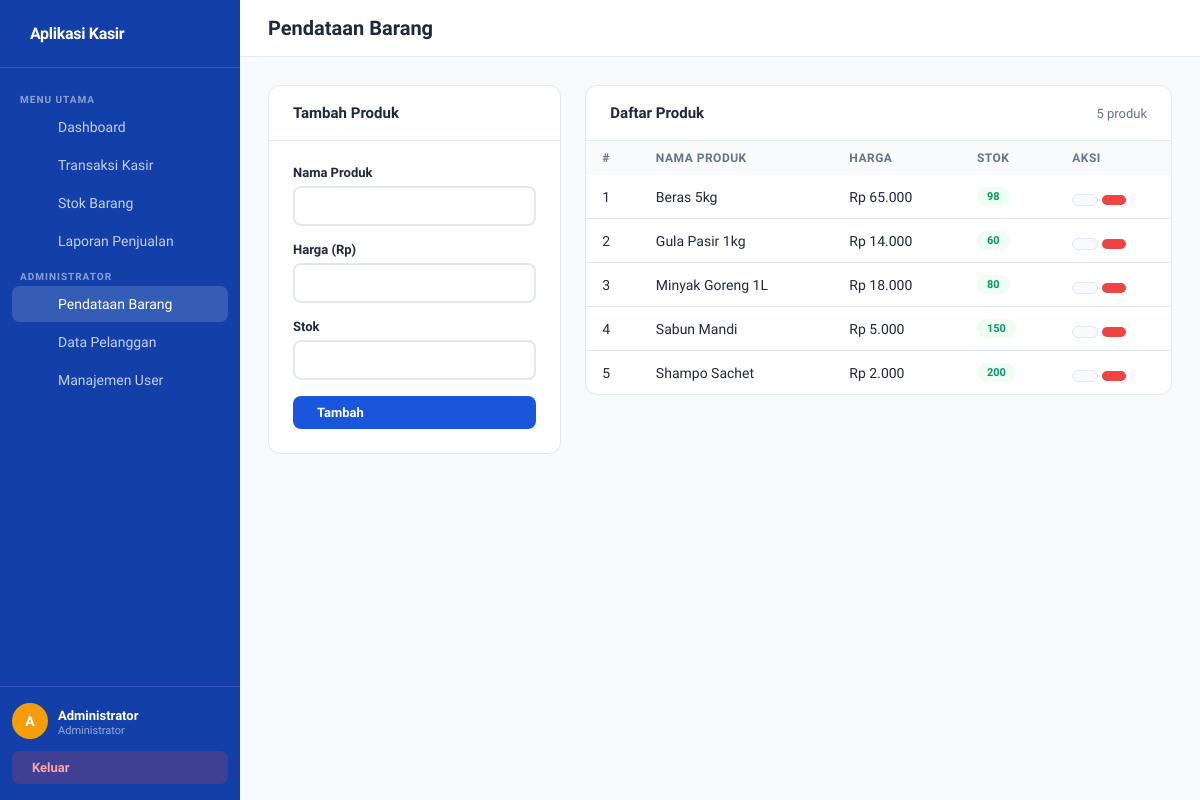
/pages/produk.php (signed in), run on the app's committed database.
### tables this page shows
CREATE TABLE `produk` (
  `ProdukID` int NOT NULL,
  `NamaProduk` varchar(255) NOT NULL,
  `Harga` decimal(10,2) NOT NULL DEFAULT '0.00',
  `Stok` int NOT NULL DEFAULT '0'
);

### config/database.php (called while the page is built, shortened)
<?php
class Database {
    private static $instance = null;
    private $conn;
    private function __construct() {
        $this->conn = new mysqli(DB_HOST, DB_USER, DB_PASS, DB_NAME);
        $this->conn->set_charset("utf8mb4");
    }
    public static function getInstance(): Database {
        if (!self::$instance) {
            self::$instance = new Database();
        }
        return self::$instance;
    }
    public function getConn(): mysqli {
        return $this->conn;
    }
}
?>

### classes/Produk.php (called while the page is built, shortened)
<?php
require_once __DIR__ . '/../config/database.php';
class Produk {
    private $conn;
    public function __construct() {
        $this->conn = Database::getInstance()->getConn();
    }
    public function getAll(): array {
        $result = $this->conn->query("SELECT * FROM produk ORDER BY NamaProduk");
        return $result->fetch_all(MYSQLI_ASSOC);
    }
}

### pages/produk.php (the view, shortened to what this page needs)
<?php
require_once '../classes/Produk.php';
$produkObj = new Produk();
$edit = null;
$list = $produkObj->getAll();
include '../includes/header.php';
?>
<div class="topbar"><h1><i class="ph-bold ph-tag"></i> Pendataan Barang</h1></div>
<div class="content">
<div style="display:grid;grid-template-columns:1fr 2fr;gap:24px;align-items:start">
  <div class="card">
    <div class="card-header"><h2><?= $edit ? '<i class="ph-bold ph-pencil-simple"></i> Edit Produk' : '<i class="ph-bold ph-plus"></i> Tambah Produk' ?></h2></div>
    <div class="card-body">
    <form method="POST">
      <div class="form-group">
        <label>Nama Produk</label>
        <input type="text" name="nama" class="form-control" required
               value="<?= htmlspecialchars($edit['NamaProduk'] ?? '') ?>">
      </div>
      <div class="form-group">
        <label>Harga (Rp)</label>
        <input type="number" name="harga" class="form-control" min="0" step="100" required
               value="<?= $edit['Harga'] ?? '' ?>">
      </div>
      <div class="form-group">
        <label>Stok</label>
        <input type="number" name="stok" class="form-control" min="0" required
               value="<?= $edit['Stok'] ?? '' ?>">
      </div>
      <?php if ($edit): ?>
        <button name="update" class="btn btn-primary" style="width:100%"><i class="ph-bold ph-floppy-disk"></i> Update</button>
        <a href="produk.php" class="btn btn-secondary" style="width:100%;margin-top:8px;text-align:center">Batal</a>
      <?php else: ?>
        <button name="simpan" class="btn btn-primary" style="width:100%"><i class="ph-bold ph-plus"></i> Tambah</button>
      <?php endif; ?>
    </form>
    </div>
  </div>
  <div class="card">
    <div class="card-header"><h2>Daftar Produk</h2>
      <span style="font-size:13px;color:var(--muted)"><?= count($list) ?> produk</span>
    </div>
    <table>
      <thead><tr><th>#</th><th>Nama Produk</th><th>Harga</th><th>Stok</th><th>Aksi</th></tr></thead>
      <tbody>
      <?php foreach ($list as $i => $p): ?>
        <tr>
          <td><?= $i+1 ?></td>
          <td><?= htmlspecialchars($p['NamaProduk']) ?></td>
          <td>Rp <?= number_format($p['Harga'],0,',','.') ?></td>
          <td><span class="badge <?= $p['Stok']<10?'badge-red':'badge-green' ?>"><?= $p['Stok'] ?></span></td>
          <td>
            <a href="?edit=<?= $p['ProdukID'] ?>" class="btn btn-secondary btn-sm"><i class="ph-bold ph-pencil-simple"></i></a>
            <a href="?hapus=<?= $p['ProdukID'] ?>" class="btn btn-danger btn-sm"
               onclick="return confirm('Hapus produk ini?')"><i class="ph-bold ph-trash"></i></a>
          </td>
        </tr>
      <?php endforeach; ?>
      </tbody>
    </table>
  </div>
</div>
</div>
<?php include '../includes/footer.php'; ?>

### includes/header.php (style rules this page uses)
*, *::before, *::after { box-sizing: border-box; margin: 0; padding: 0; }
:root { --brand: #1a56db; --brand-dark: #1340a8; --brand-light: #eff6ff; --accent: #f59e0b; --bg: #f8fafc; --white: #fff; --text: #1e293b; --muted: #64748b; --border: #e2e8f0; --danger: #ef4444; --success: #10b981; --warning: #f59e0b; --sidebar-w: 240px; --radius: 12px; }
body { font-family: 'Plus Jakarta Sans', sans-serif; background: var(--bg); color: var(--text); display: flex; min-height: 100vh; }
.topbar { background: var(--white); border-bottom: 1px solid var(--border); padding: 16px 28px; display: flex; align-items: center; justify-content: space-between; }
.topbar h1 { font-size: 20px; font-weight: 800; }
.content { padding: 28px; flex: 1; }
.card { background: var(--white); border-radius: var(--radius); border: 1px solid var(--border); overflow: hidden; }
.card-header { padding: 18px 24px; border-bottom: 1px solid var(--border); display: flex; align-items: center; justify-content: space-between; }
.card-header h2 { font-size: 15px; font-weight: 700; }
.card-body { padding: 24px; }
table { width: 100%; border-collapse: collapse; font-size: 14px; }
th { background: var(--bg); padding: 10px 16px; text-align: left; font-size: 12px; font-weight: 700; color: var(--muted); text-transform: uppercase; letter-spacing: .5px; }
td { padding: 12px 16px; border-bottom: 1px solid var(--border); vertical-align: middle; }
tr:last-child td { border-bottom: none; }
.badge { display: inline-block; padding: 3px 10px; border-radius: 99px; font-size: 11px; font-weight: 700; }
.badge-green { background: #f0fdf4; color: #059669; }
.btn { display: inline-flex; align-items: center; gap: 6px; padding: 9px 18px; border-radius: 8px; font-family: inherit; font-size: 13px; font-weight: 600; cursor: pointer; border: none; text-decoration: none; transition: all .15s; }
.btn-primary { background: var(--brand); color: #fff; }
.btn-danger { background: var(--danger); color: #fff; }
.btn-secondary { background: var(--bg); color: var(--text); border: 1px solid var(--border); }
.btn-sm { padding: 5px 12px; font-size: 12px; border-radius: 6px; }
.form-group { margin-bottom: 16px; }
.form-group label { display: block; font-size: 13px; font-weight: 600; margin-bottom: 6px; }
.form-control { width: 100%; padding: 10px 14px; border: 2px solid var(--border); border-radius: 8px; font-family: inherit; font-size: 14px; outline: none; transition: border .2s; }

### data on the page
produk: NamaProduk "Beras 5kg", Harga "65.000", Stok "98"
produk: NamaProduk "Gula Pasir 1kg", Harga "14.000", Stok "60"
produk: NamaProduk "Minyak Goreng 1L", Harga "18.000", Stok "80"
produk: NamaProduk "Sabun Mandi", Harga "5.000", Stok "150"
produk: NamaProduk "Shampo Sachet", Harga "2.000", Stok "200"

### other printed values
substr($nama,0,1) "A"
$nama "Administrator"
$role "Administrator"
count($list) "5"
